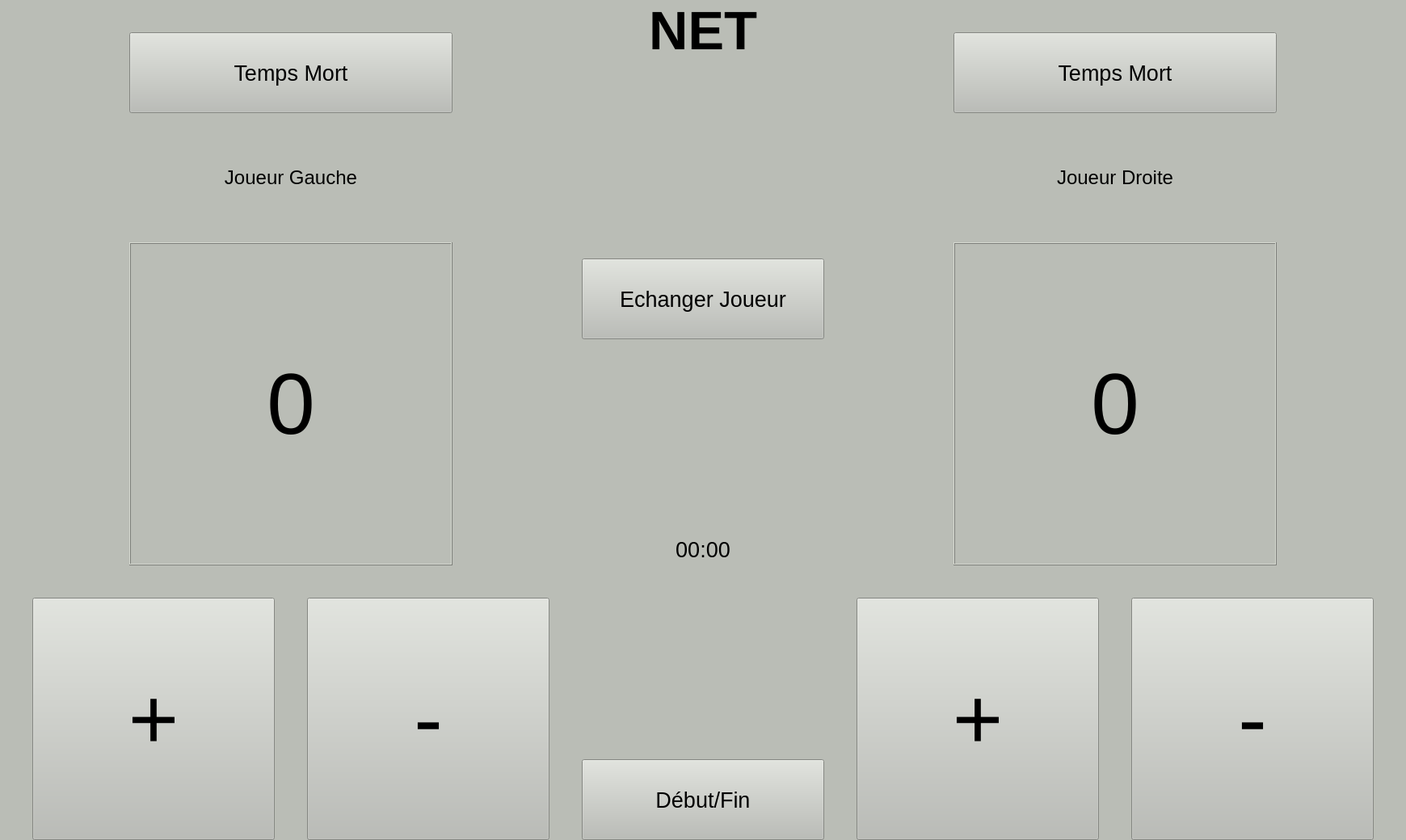
      <widget class="QWidget" name="ecranPartie">
       <property name="styleSheet">
        <string notr="true">background:rgb(186, 189, 182);</string>
       </property>
       <layout class="QVBoxLayout" name="verticalLayout_2">
        <property name="spacing">
         <number>0</number>
        </property>
        <property name="leftMargin">
         <number>0</number>
        </property>
        <property name="topMargin">
         <number>0</number>
        </property>
        <property name="rightMargin">
         <number>0</number>
        </property>
        <property name="bottomMargin">
         <number>0</number>
        </property>
        <item>
         <layout class="QVBoxLayout" name="verticalLayout">
          <item>
           <layout class="QHBoxLayout" name="layoutEnteteAccueil">
            <item>
             <layout class="QHBoxLayout" name="layoutJoueurGauche">
              <item>
               <layout class="QVBoxLayout" name="layoutScoreJG">
                <item>
                 <spacer name="verticalSpacer_11">
                  <property name="orientation">
                   <enum>Qt::Vertical</enum>
                  </property>
                  <property name="sizeHint" stdset="0">
                   <size>
                    <width>20</width>
                    <height>40</height>
                   </size>
                  </property>
                 </spacer>
                </item>
                <item>
                 <layout class="QHBoxLayout" name="horizontalLayout_10">
                  <item>
                   <spacer name="horizontalSpacer_10">
                    <property name="orientation">
                     <enum>Qt::Horizontal</enum>
                    </property>
                    <property name="sizeHint" stdset="0">
                     <size>
                      <width>40</width>
                      <height>20</height>
                     </size>
                    </property>
                   </spacer>
                  </item>
                  <item>
                   <widget class="QPushButton" name="buttonTempsMortJG">
                    <property name="sizePolicy">
                     <sizepolicy hsizetype="Fixed" vsizetype="Fixed">
                      <horstretch>0</horstretch>
                      <verstretch>0</verstretch>
                     </sizepolicy>
                    </property>
                    <property name="minimumSize">
                     <size>
                      <width>400</width>
                      <height>100</height>
                     </size>
                    </property>
                    <property name="baseSize">
                     <size>
                      <width>0</width>
                      <height>0</height>
                     </size>
                    </property>
                    <property name="font">
                     <font>
                      <pointsize>20</pointsize>
                     </font>
                    </property>
                    <property name="toolTipDuration">
                     <number>-1</number>
                    </property>
                    <property name="layoutDirection">
                     <enum>Qt::LeftToRight</enum>
                    </property>
                    <property name="text">
                     <string>Temps Mort</string>
                    </property>
                   </widget>
                  </item>
                  <item>
                   <spacer name="horizontalSpacer_11">
                    <property name="orientation">
                     <enum>Qt::Horizontal</enum>
                    </property>
                    <property name="sizeHint" stdset="0">
                     <size>
                      <width>40</width>
                      <height>20</height>
                     </size>
                    </property>
                   </spacer>
                  </item>
                 </layout>
                </item>
                <item>
                 <spacer name="verticalSpacer_8">
                  <property name="orientation">
                   <enum>Qt::Vertical</enum>
                  </property>
                  <property name="sizeHint" stdset="0">
                   <size>
                    <width>20</width>
                    <height>40</height>
                   </size>
                  </property>
                 </spacer>
                </item>
                <item>
                 <layout class="QHBoxLayout" name="horizontalLayout_8">
                  <item>
                   <spacer name="horizontalSpacer_17">
                    <property name="orientation">
                     <enum>Qt::Horizontal</enum>
                    </property>
                    <property name="sizeHint" stdset="0">
                     <size>
                      <width>40</width>
                      <height>20</height>
                     </size>
                    </property>
                   </spacer>
                  </item>
                  <item>
                   <widget class="QLabel" name="labelJoueurGauche">
                    <property name="minimumSize">
                     <size>
                      <width>500</width>
                      <height>80</height>
                     </size>
                    </property>
                    <property name="maximumSize">
                     <size>
                      <width>16777215</width>
                      <height>16777215</height>
                     </size>
                    </property>
                    <property name="font">
                     <font>
                      <pointsize>18</pointsize>
                     </font>
                    </property>
                    <property name="text">
                     <string>Joueur Gauche</string>
                    </property>
                    <property name="alignment">
                     <set>Qt::AlignCenter</set>
                    </property>
                    <property name="margin">
                     <number>-1</number>
                    </property>
                   </widget>
                  </item>
                  <item>
                   <spacer name="horizontalSpacer_16">
                    <property name="orientation">
                     <enum>Qt::Horizontal</enum>
                    </property>
                    <property name="sizeHint" stdset="0">
                     <size>
                      <width>40</width>
                      <height>20</height>
                     </size>
                    </property>
                   </spacer>
                  </item>
                 </layout>
                </item>
                <item>
                 <spacer name="verticalSpacer_13">
                  <property name="orientation">
                   <enum>Qt::Vertical</enum>
                  </property>
                  <property name="sizeHint" stdset="0">
                   <size>
                    <width>20</width>
                    <height>40</height>
                   </size>
                  </property>
                 </spacer>
                </item>
                <item>
                 <layout class="QHBoxLayout" name="horizontalLayout_7">
                  <item>
                   <spacer name="horizontalSpacer_8">
                    <property name="orientation">
                     <enum>Qt::Horizontal</enum>
                    </property>
                    <property name="sizeHint" stdset="0">
                     <size>
                      <width>40</width>
                      <height>20</height>
                     </size>
                    </property>
                   </spacer>
                  </item>
                  <item>
                   <widget class="QLabel" name="labelScoreJG">
                    <property name="enabled">
                     <bool>true</bool>
                    </property>
                    <property name="sizePolicy">
                     <sizepolicy hsizetype="Fixed" vsizetype="Fixed">
                      <horstretch>0</horstretch>
                      <verstretch>0</verstretch>
                     </sizepolicy>
                    </property>
                    <property name="minimumSize">
                     <size>
                      <width>400</width>
                      <height>400</height>
                     </size>
                    </property>
                    <property name="maximumSize">
                     <size>
                      <width>16777215</width>
                      <height>16777215</height>
                     </size>
                    </property>
                    <property name="font">
                     <font>
                      <pointsize>80</pointsize>
                     </font>
                    </property>
                    <property name="layoutDirection">
                     <enum>Qt::LeftToRight</enum>
                    </property>
                    <property name="frameShape">
                     <enum>QFrame::Box</enum>
                    </property>
                    <property name="frameShadow">
                     <enum>QFrame::Raised</enum>
                    </property>
                    <property name="lineWidth">
                     <number>1</number>
                    </property>
                    <property name="midLineWidth">
                     <number>0</number>
                    </property>
                    <property name="text">
                     <string>0</string>
                    </property>
                    <property name="alignment">
                     <set>Qt::AlignCenter</set>
                    </property>
                    <property name="margin">
                     <number>0</number>
                    </property>
                   </widget>
                  </item>
                  <item>
                   <spacer name="horizontalSpacer_9">
                    <property name="orientation">
                     <enum>Qt::Horizontal</enum>
                    </property>
                    <property name="sizeHint" stdset="0">
                     <size>
                      <width>40</width>
                      <height>20</height>
                     </size>
                    </property>
                   </spacer>
                  </item>
                 </layout>
                </item>
                <item>
                 <spacer name="verticalSpacer_7">
                  <property name="orientation">
                   <enum>Qt::Vertical</enum>
                  </property>
                  <property name="sizeHint" stdset="0">
                   <size>
                    <width>20</width>
                    <height>40</height>
                   </size>
                  </property>
                 </spacer>
                </item>
                <item>
                 <layout class="QHBoxLayout" name="layoutButtonJG">
                  <item>
                   <spacer name="horizontalSpacer_2">
                    <property name="orientation">
                     <enum>Qt::Horizontal</enum>
                    </property>
                    <property name="sizeHint" stdset="0">
                     <size>
                      <width>40</width>
                      <height>20</height>
                     </size>
                    </property>
                   </spacer>
                  </item>
                  <item>
                   <widget class="QPushButton" name="buttonAjoutPointJG">
                    <property name="sizePolicy">
                     <sizepolicy hsizetype="Fixed" vsizetype="Fixed">
                      <horstretch>0</horstretch>
                      <verstretch>0</verstretch>
                     </sizepolicy>
                    </property>
                    <property name="minimumSize">
                     <size>
                      <width>300</width>
                      <height>300</height>
                     </size>
                    </property>
                    <property name="maximumSize">
                     <size>
                      <width>16777215</width>
                      <height>16777215</height>
                     </size>
                    </property>
                    <property name="font">
                     <font>
                      <pointsize>80</pointsize>
                     </font>
                    </property>
                    <property name="text">
                     <string>+</string>
                    </property>
                    <property name="iconSize">
                     <size>
                      <width>16</width>
                      <height>16</height>
                     </size>
                    </property>
                    <property name="autoRepeatInterval">
                     <number>100</number>
                    </property>
                   </widget>
                  </item>
                  <item>
                   <spacer name="horizontalSpacer">
                    <property name="orientation">
                     <enum>Qt::Horizontal</enum>
                    </property>
                    <property name="sizeHint" stdset="0">
                     <size>
                      <width>40</width>
                      <height>20</height>
                     </size>
                    </property>
                   </spacer>
                  </item>
                  <item>
                   <widget class="QPushButton" name="buttonRetraitPointJG">
                    <property name="sizePolicy">
                     <sizepolicy hsizetype="Fixed" vsizetype="Fixed">
                      <horstretch>0</horstretch>
                      <verstretch>0</verstretch>
                     </sizepolicy>
                    </property>
                    <property name="minimumSize">
                     <size>
                      <width>300</width>
                      <height>300</height>
                     </size>
                    </property>
                    <property name="maximumSize">
                     <size>
                      <width>16777215</width>
                      <height>16777215</height>
                     </size>
                    </property>
                    <property name="font">
                     <font>
                      <pointsize>80</pointsize>
                     </font>
                    </property>
                    <property name="text">
                     <string>-</string>
                    </property>
                   </widget>
                  </item>
                  <item>
                   <spacer name="horizontalSpacer_3">
                    <property name="orientation">
                     <enum>Qt::Horizontal</enum>
                    </property>
                    <property name="sizeHint" stdset="0">
                     <size>
                      <width>40</width>
                      <height>20</height>
                     </size>
                    </property>
                   </spacer>
                  </item>
                 </layout>
                </item>
               </layout>
              </item>
             </layout>
            </item>
            <item>
             <layout class="QHBoxLayout" name="layoutTimer">
              <item>
               <layout class="QVBoxLayout" name="layoutCentral">
                <item>
                 <widget class="QLabel" name="labelNet">
                  <property name="sizePolicy">
                   <sizepolicy hsizetype="Fixed" vsizetype="Fixed">
                    <horstretch>0</horstretch>
                    <verstretch>0</verstretch>
                   </sizepolicy>
                  </property>
                  <property name="minimumSize">
                   <size>
                    <width>0</width>
                    <height>0</height>
                   </size>
                  </property>
                  <property name="maximumSize">
                   <size>
                    <width>500</width>
                    <height>100</height>
                   </size>
                  </property>
                  <property name="font">
                   <font>
                    <pointsize>50</pointsize>
                    <weight>75</weight>
                    <italic>false</italic>
                    <bold>true</bold>
                    <underline>false</underline>
                    <strikeout>false</strikeout>
                    <stylestrategy>PreferAntialias</stylestrategy>
                    <kerning>true</kerning>
                   </font>
                  </property>
                  <property name="focusPolicy">
                   <enum>Qt::NoFocus</enum>
                  </property>
                  <property name="text">
                   <string>NET</string>
                  </property>
                  <property name="textFormat">
                   <enum>Qt::AutoText</enum>
                  </property>
                  <property name="alignment">
                   <set>Qt::AlignCenter</set>
                  </property>
                 </widget>
                </item>
                <item>
                 <spacer name="verticalSpacer_15">
                  <property name="orientation">
                   <enum>Qt::Vertical</enum>
                  </property>
                  <property name="sizeHint" stdset="0">
                   <size>
                    <width>20</width>
                    <height>40</height>
                   </size>
                  </property>
                 </spacer>
                </item>
                <item>
                 <widget class="QPushButton" name="ButtonEchangerJoueur">
                  <property name="minimumSize">
                   <size>
                    <width>300</width>
                    <height>100</height>
                   </size>
                  </property>
                  <property name="font">
                   <font>
                    <pointsize>20</pointsize>
                   </font>
                  </property>
                  <property name="text">
                   <string>Echanger Joueur</string>
                  </property>
                 </widget>
                </item>
                <item>
                 <spacer name="verticalSpacer_16">
                  <property name="orientation">
                   <enum>Qt::Vertical</enum>
                  </property>
                  <property name="sizeHint" stdset="0">
                   <size>
                    <width>20</width>
                    <height>40</height>
                   </size>
                  </property>
                 </spacer>
                </item>
                <item>
                 <widget class="QLabel" name="labelTimer">
                  <property name="maximumSize">
                   <size>
                    <width>16777215</width>
                    <height>100</height>
                   </size>
                  </property>
                  <property name="font">
                   <font>
                    <pointsize>20</pointsize>
                   </font>
                  </property>
                  <property name="text">
                   <string>00:00</string>
                  </property>
                  <property name="alignment">
                   <set>Qt::AlignCenter</set>
                  </property>
                 </widget>
                </item>
                <item>
                 <spacer name="verticalSpacer_17">
                  <property name="orientation">
                   <enum>Qt::Vertical</enum>
                  </property>
                  <property name="sizeHint" stdset="0">
                   <size>
                    <width>20</width>
                    <height>40</height>
                   </size>
                  </property>
                 </spacer>
                </item>
                <item>
                 <widget class="QPushButton" name="buttonDebutFinPartie">
                  <property name="sizePolicy">
                   <sizepolicy hsizetype="Fixed" vsizetype="Fixed">
                    <horstretch>0</horstretch>
                    <verstretch>0</verstretch>
                   </sizepolicy>
                  </property>
                  <property name="minimumSize">
                   <size>
                    <width>300</width>
                    <height>100</height>
                   </size>
                  </property>
                  <property name="font">
                   <font>
                    <pointsize>20</pointsize>
                   </font>
                  </property>
                  <property name="text">
                   <string>Début/Fin</string>
                  </property>
                 </widget>
                </item>
               </layout>
              </item>
             </layout>
            </item>
            <item>
             <layout class="QHBoxLayout" name="layoutJoueurDroite">
              <item>
               <layout class="QVBoxLayout" name="layoutScoreJD">
                <item>
                 <spacer name="verticalSpacer_12">
                  <property name="orientation">
                   <enum>Qt::Vertical</enum>
                  </property>
                  <property name="sizeHint" stdset="0">
                   <size>
                    <width>20</width>
                    <height>40</height>
                   </size>
                  </property>
                 </spacer>
                </item>
                <item>
                 <layout class="QHBoxLayout" name="horizontalLayout_11">
                  <item>
                   <spacer name="horizontalSpacer_12">
                    <property name="orientation">
                     <enum>Qt::Horizontal</enum>
                    </property>
                    <property name="sizeHint" stdset="0">
                     <size>
                      <width>40</width>
                      <height>20</height>
                     </size>
                    </property>
                   </spacer>
                  </item>
                  <item>
                   <widget class="QPushButton" name="buttonTempsMortJD">
                    <property name="sizePolicy">
                     <sizepolicy hsizetype="Fixed" vsizetype="Fixed">
                      <horstretch>0</horstretch>
                      <verstretch>0</verstretch>
                     </sizepolicy>
                    </property>
                    <property name="minimumSize">
                     <size>
                      <width>400</width>
                      <height>100</height>
                     </size>
                    </property>
                    <property name="font">
                     <font>
                      <pointsize>20</pointsize>
                     </font>
                    </property>
                    <property name="text">
                     <string>Temps Mort</string>
                    </property>
                   </widget>
                  </item>
                  <item>
                   <spacer name="horizontalSpacer_13">
                    <property name="orientation">
                     <enum>Qt::Horizontal</enum>
                    </property>
                    <property name="sizeHint" stdset="0">
                     <size>
                      <width>40</width>
                      <height>20</height>
                     </size>
                    </property>
                   </spacer>
                  </item>
                 </layout>
                </item>
                <item>
                 <spacer name="verticalSpacer_9">
                  <property name="orientation">
                   <enum>Qt::Vertical</enum>
                  </property>
                  <property name="sizeHint" stdset="0">
                   <size>
                    <width>20</width>
                    <height>40</height>
                   </size>
                  </property>
                 </spacer>
                </item>
                <item>
                 <layout class="QHBoxLayout" name="horizontalLayout_9">
                  <item>
                   <spacer name="horizontalSpacer_18">
                    <property name="orientation">
                     <enum>Qt::Horizontal</enum>
                    </property>
                    <property name="sizeHint" stdset="0">
                     <size>
                      <width>40</width>
                      <height>20</height>
                     </size>
                    </property>
                   </spacer>
                  </item>
                  <item>
                   <widget class="QLabel" name="labelJoueurDroite">
                    <property name="minimumSize">
                     <size>
                      <width>500</width>
                      <height>80</height>
                     </size>
                    </property>
                    <property name="font">
                     <font>
                      <pointsize>18</pointsize>
                     </font>
                    </property>
                    <property name="text">
                     <string>Joueur Droite</string>
                    </property>
                    <property name="alignment">
                     <set>Qt::AlignCenter</set>
                    </property>
                   </widget>
                  </item>
                  <item>
                   <spacer name="horizontalSpacer_19">
                    <property name="orientation">
                     <enum>Qt::Horizontal</enum>
                    </property>
                    <property name="sizeHint" stdset="0">
                     <size>
                      <width>40</width>
                      <height>20</height>
                     </size>
                    </property>
                   </spacer>
                  </item>
                 </layout>
                </item>
                <item>
                 <spacer name="verticalSpacer_14">
                  <property name="orientation">
                   <enum>Qt::Vertical</enum>
                  </property>
                  <property name="sizeHint" stdset="0">
                   <size>
                    <width>20</width>
                    <height>40</height>
                   </size>
                  </property>
                 </spacer>
                </item>
                <item>
                 <layout class="QHBoxLayout" name="horizontalLayout_13">
                  <item>
                   <spacer name="horizontalSpacer_14">
                    <property name="orientation">
                     <enum>Qt::Horizontal</enum>
                    </property>
                    <property name="sizeHint" stdset="0">
                     <size>
                      <width>40</width>
                      <height>20</height>
                     </size>
                    </property>
                   </spacer>
                  </item>
                  <item>
                   <widget class="QLabel" name="labelScoreJD">
                    <property name="sizePolicy">
                     <sizepolicy hsizetype="Fixed" vsizetype="Fixed">
                      <horstretch>0</horstretch>
                      <verstretch>0</verstretch>
                     </sizepolicy>
                    </property>
                    <property name="minimumSize">
                     <size>
                      <width>400</width>
                      <height>400</height>
                     </size>
                    </property>
                    <property name="maximumSize">
                     <size>
                      <width>16777215</width>
                      <height>16777215</height>
                     </size>
                    </property>
                    <property name="font">
                     <font>
                      <pointsize>80</pointsize>
                     </font>
                    </property>
                    <property name="frameShape">
                     <enum>QFrame::Box</enum>
                    </property>
                    <property name="frameShadow">
                     <enum>QFrame::Raised</enum>
                    </property>
                    <property name="text">
                     <string>0</string>
                    </property>
                    <property name="alignment">
                     <set>Qt::AlignCenter</set>
                    </property>
                   </widget>
                  </item>
                  <item>
                   <spacer name="horizontalSpacer_15">
                    <property name="orientation">
                     <enum>Qt::Horizontal</enum>
                    </property>
                    <property name="sizeHint" stdset="0">
                     <size>
                      <width>40</width>
                      <height>20</height>
                     </size>
                    </property>
                   </spacer>
                  </item>
                 </layout>
                </item>
                <item>
                 <spacer name="verticalSpacer_10">
                  <property name="orientation">
                   <enum>Qt::Vertical</enum>
                  </property>
                  <property name="sizeHint" stdset="0">
                   <size>
                    <width>20</width>
                    <height>40</height>
                   </size>
                  </property>
                 </spacer>
                </item>
                <item>
                 <layout class="QHBoxLayout" name="layoutButtonJD">
                  <item>
                   <spacer name="horizontalSpacer_5">
                    <property name="orientation">
                     <enum>Qt::Horizontal</enum>
                    </property>
                    <property name="sizeHint" stdset="0">
                     <size>
                      <width>40</width>
                      <height>20</height>
                     </size>
                    </property>
                   </spacer>
                  </item>
                  <item>
                   <widget class="QPushButton" name="buttonAjoutPointJD">
                    <property name="sizePolicy">
                     <sizepolicy hsizetype="Fixed" vsizetype="Fixed">
                      <horstretch>0</horstretch>
                      <verstretch>0</verstretch>
                     </sizepolicy>
                    </property>
                    <property name="minimumSize">
                     <size>
                      <width>300</width>
                      <height>300</height>
                     </size>
                    </property>
                    <property name="maximumSize">
                     <size>
                      <width>16777215</width>
                      <height>16777215</height>
                     </size>
                    </property>
                    <property name="font">
                     <font>
                      <pointsize>80</pointsize>
                     </font>
                    </property>
                    <property name="text">
                     <string>+</string>
                    </property>
                   </widget>
                  </item>
                  <item>
                   <spacer name="horizontalSpacer_6">
                    <property name="orientation">
                     <enum>Qt::Horizontal</enum>
                    </property>
                    <property name="sizeHint" stdset="0">
                     <size>
                      <width>40</width>
                      <height>20</height>
                     </size>
                    </property>
                   </spacer>
                  </item>
                  <item>
                   <widget class="QPushButton" name="buttonRetraitPointJD">
                    <property name="sizePolicy">
                     <sizepolicy hsizetype="Fixed" vsizetype="Fixed">
                      <horstretch>0</horstretch>
                      <verstretch>0</verstretch>
                     </sizepolicy>
                    </property>
                    <property name="minimumSize">
                     <size>
                      <width>300</width>
                      <height>300</height>
                     </size>
                    </property>
                    <property name="maximumSize">
                     <size>
                      <width>16777215</width>
                      <height>16777215</height>
                     </size>
                    </property>
                    <property name="font">
                     <font>
                      <pointsize>80</pointsize>
                     </font>
                    </property>
                    <property name="text">
                     <string>-</string>
                    </property>
                   </widget>
                  </item>
                  <item>
                   <spacer name="horizontalSpacer_7">
                    <property name="orientation">
                     <enum>Qt::Horizontal</enum>
                    </property>
                    <property name="sizeHint" stdset="0">
                     <size>
                      <width>40</width>
                      <height>20</height>
                     </size>
                    </property>
                   </spacer>
                  </item>
                 </layout>
                </item>
               </layout>
              </item>
             </layout>
            </item>
           </layout>
          </item>
         </layout>
        </item>
       </layout>
      </widget>
